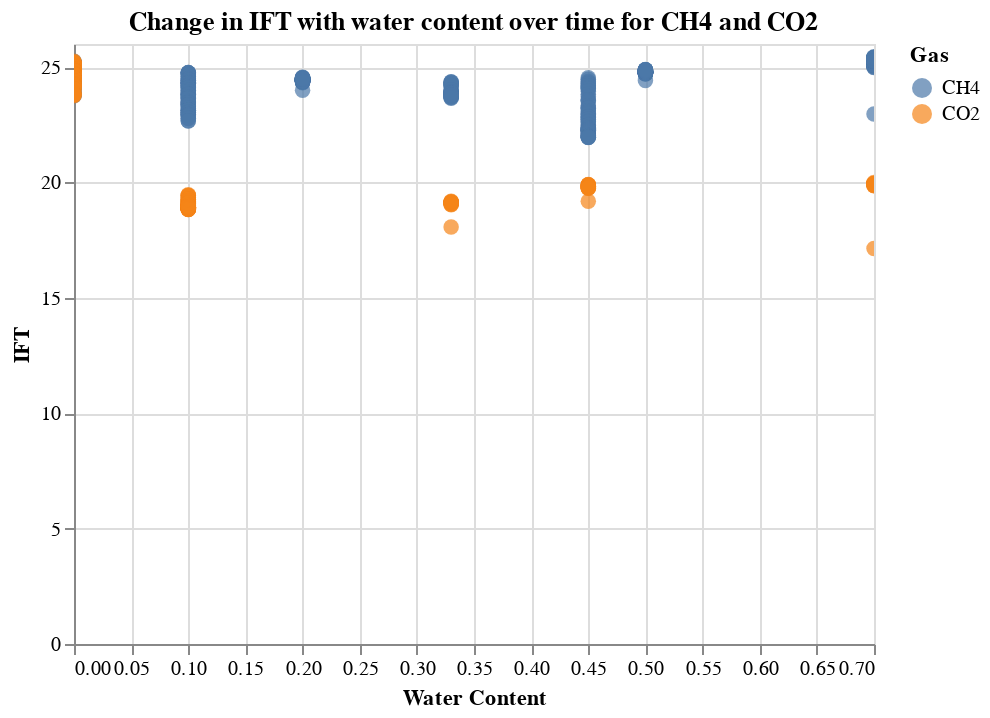

The notebook cell this image was saved under:
### Code cell
alt.Chart(ift_data, title = 'Change in IFT with water content over time for CH4 and CO2').mark_circle(size=60).encode(
    alt.X('Water_content:Q', title = 'Water Content'),
    alt.Y('IFT:Q'),
    alt.Color('Gas:N'),
).interactive()

### Figure 1 — Vega-Lite specification as saved in the notebook (floating-point values rounded to 4 significant figures; data arrays with more than 128 entries replaced by an {"elided": "..."} marker saying what was removed)
{"config": {"view": {"continuousWidth": 400, "continuousHeight": 300}}, "data": {"name": "data-a0586774bb3976d659bde704e9b34d7e"}, "mark": {"type": "circle", "size": 60}, "encoding": {"color": {"type": "nominal", "field": "Gas"}, "x": {"type": "quantitative", "field": "Water_content", "title": "Water Content"}, "y": {"type": "quantitative", "field": "IFT"}}, "selection": {"selector002": {"type": "interval", "bind": "scales", "encodings": ["x", "y"]}}, "title": "Change in IFT with water content over time for CH4 and CO2", "$schema": "https://vega.github.io/schema/vega-lite/v4.8.1.json", "datasets": {"data-a0586774bb3976d659bde704e9b34d7e": {"elided": "561 records"}}}
